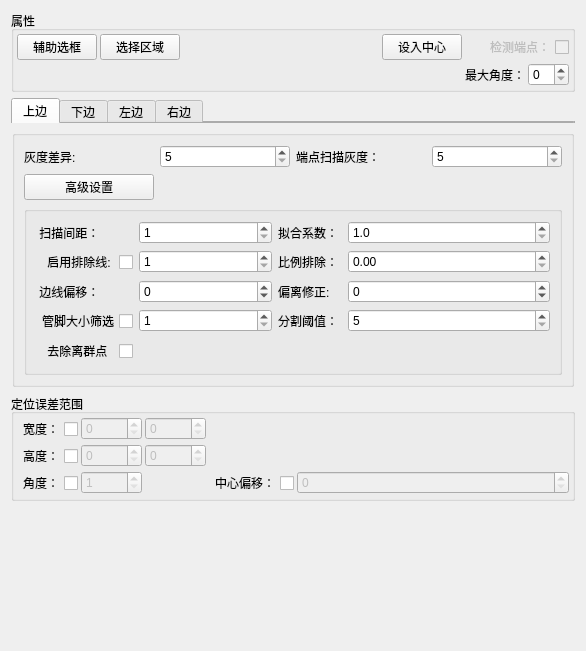
<?xml version="1.0" encoding="UTF-8"?>
<ui version="4.0">
 <class>standEdgeWdg</class>
 <widget class="QWidget" name="standEdgeWdg">
  <property name="geometry">
   <rect>
    <x>0</x>
    <y>0</y>
    <width>586</width>
    <height>651</height>
   </rect>
  </property>
  <property name="windowTitle">
   <string>standEdgeWdg</string>
  </property>
  <layout class="QGridLayout" name="gridLayout_4">
   <item row="0" column="0" rowspan="2" colspan="2">
    <layout class="QVBoxLayout" name="verticalLayout_3">
     <item>
      <widget class="QGroupBox" name="groupBox">
       <property name="title">
        <string>属性</string>
       </property>
       <layout class="QGridLayout" name="gridLayout_8">
        <property name="leftMargin">
         <number>3</number>
        </property>
        <property name="topMargin">
         <number>3</number>
        </property>
        <property name="rightMargin">
         <number>3</number>
        </property>
        <property name="bottomMargin">
         <number>3</number>
        </property>
        <property name="spacing">
         <number>3</number>
        </property>
        <item row="0" column="1">
         <widget class="QPushButton" name="bt_selectRoi">
          <property name="text">
           <string>选择区域</string>
          </property>
          <property name="checkable">
           <bool>true</bool>
          </property>
         </widget>
        </item>
        <item row="0" column="3">
         <widget class="QPushButton" name="bt_setOrigin">
          <property name="maximumSize">
           <size>
            <width>100</width>
            <height>16777215</height>
           </size>
          </property>
          <property name="text">
           <string>设入中心</string>
          </property>
         </widget>
        </item>
        <item row="0" column="4">
         <widget class="QCheckBox" name="cb_detectEndPoint">
          <property name="enabled">
           <bool>false</bool>
          </property>
          <property name="layoutDirection">
           <enum>Qt::RightToLeft</enum>
          </property>
          <property name="text">
           <string>检测端点：</string>
          </property>
         </widget>
        </item>
        <item row="3" column="4">
         <layout class="QHBoxLayout" name="horizontalLayout_11">
          <item>
           <widget class="QLabel" name="label">
            <property name="text">
             <string>最大角度：</string>
            </property>
           </widget>
          </item>
          <item>
           <widget class="QSpinBox" name="sp_maxAngle">
            <property name="buttonSymbols">
             <enum>QAbstractSpinBox::UpDownArrows</enum>
            </property>
            <property name="maximum">
             <number>45</number>
            </property>
           </widget>
          </item>
         </layout>
        </item>
        <item row="0" column="2">
         <spacer name="horizontalSpacer">
          <property name="orientation">
           <enum>Qt::Horizontal</enum>
          </property>
          <property name="sizeHint" stdset="0">
           <size>
            <width>40</width>
            <height>20</height>
           </size>
          </property>
         </spacer>
        </item>
        <item row="0" column="0">
         <widget class="QPushButton" name="bt_helpRect">
          <property name="text">
           <string>辅助选框</string>
          </property>
          <property name="checkable">
           <bool>true</bool>
          </property>
         </widget>
        </item>
       </layout>
      </widget>
     </item>
     <item>
      <layout class="QVBoxLayout" name="verticalLayout">
       <item>
        <widget class="QTabWidget" name="tabWidget">
         <property name="maximumSize">
          <size>
           <width>16777215</width>
           <height>25</height>
          </size>
         </property>
         <property name="currentIndex">
          <number>0</number>
         </property>
         <widget class="QWidget" name="tab">
          <attribute name="title">
           <string>上边</string>
          </attribute>
          <layout class="QGridLayout" name="gridLayout_9"/>
         </widget>
         <widget class="QWidget" name="tab_2">
          <attribute name="title">
           <string>下边</string>
          </attribute>
          <layout class="QGridLayout" name="gridLayout_10"/>
         </widget>
         <widget class="QWidget" name="tab_3">
          <attribute name="title">
           <string>左边</string>
          </attribute>
          <layout class="QGridLayout" name="gridLayout_11"/>
         </widget>
         <widget class="QWidget" name="tab_4">
          <attribute name="title">
           <string>右边</string>
          </attribute>
          <layout class="QGridLayout" name="gridLayout_12"/>
         </widget>
        </widget>
       </item>
       <item>
        <widget class="QStackedWidget" name="stackedWidget">
         <property name="currentIndex">
          <number>0</number>
         </property>
         <widget class="QWidget" name="page">
          <layout class="QGridLayout" name="gridLayout_3">
           <property name="leftMargin">
            <number>1</number>
           </property>
           <property name="topMargin">
            <number>1</number>
           </property>
           <property name="rightMargin">
            <number>1</number>
           </property>
           <property name="bottomMargin">
            <number>1</number>
           </property>
           <property name="spacing">
            <number>1</number>
           </property>
           <item row="0" column="0">
            <widget class="QGroupBox" name="groupBox_9">
             <property name="title">
              <string/>
             </property>
             <layout class="QGridLayout" name="gridLayout_2">
              <item row="0" column="0">
               <widget class="QLabel" name="label_25">
                <property name="text">
                 <string>灰度差异:</string>
                </property>
               </widget>
              </item>
              <item row="0" column="1">
               <widget class="QSpinBox" name="sp_minGrayDiff">
                <property name="buttonSymbols">
                 <enum>QAbstractSpinBox::UpDownArrows</enum>
                </property>
                <property name="minimum">
                 <number>5</number>
                </property>
                <property name="maximum">
                 <number>200</number>
                </property>
               </widget>
              </item>
              <item row="4" column="0" colspan="4">
               <widget class="QGroupBox" name="grp_high">
                <property name="title">
                 <string/>
                </property>
                <layout class="QGridLayout" name="gridLayout">
                 <item row="2" column="3">
                  <widget class="QLabel" name="label_4">
                   <property name="text">
                    <string>偏离修正:</string>
                   </property>
                  </widget>
                 </item>
                 <item row="2" column="4" colspan="3">
                  <widget class="QSpinBox" name="sp_offsetPlus">
                   <property name="minimum">
                    <number>-99</number>
                   </property>
                  </widget>
                 </item>
                 <item row="0" column="1" colspan="2">
                  <widget class="QSpinBox" name="sp_searchLineGap">
                   <property name="buttonSymbols">
                    <enum>QAbstractSpinBox::UpDownArrows</enum>
                   </property>
                   <property name="minimum">
                    <number>1</number>
                   </property>
                  </widget>
                 </item>
                 <item row="1" column="1" colspan="2">
                  <widget class="QSpinBox" name="sp_paichu">
                   <property name="buttonSymbols">
                    <enum>QAbstractSpinBox::UpDownArrows</enum>
                   </property>
                   <property name="minimum">
                    <number>1</number>
                   </property>
                   <property name="maximum">
                    <number>50</number>
                   </property>
                  </widget>
                 </item>
                 <item row="0" column="0">
                  <widget class="QLabel" name="label_22">
                   <property name="layoutDirection">
                    <enum>Qt::LeftToRight</enum>
                   </property>
                   <property name="text">
                    <string> 扫描间距：</string>
                   </property>
                  </widget>
                 </item>
                 <item row="1" column="0">
                  <widget class="QCheckBox" name="cb_paichu">
                   <property name="toolTip">
                    <string>启用后将会对偏移一定距离的异常边界线进行排除</string>
                   </property>
                   <property name="layoutDirection">
                    <enum>Qt::RightToLeft</enum>
                   </property>
                   <property name="text">
                    <string>启用排除线: </string>
                   </property>
                  </widget>
                 </item>
                 <item row="2" column="1" colspan="2">
                  <widget class="QSpinBox" name="sp_lineOffset">
                   <property name="buttonSymbols">
                    <enum>QAbstractSpinBox::UpDownArrows</enum>
                   </property>
                   <property name="minimum">
                    <number>-99</number>
                   </property>
                  </widget>
                 </item>
                 <item row="2" column="0">
                  <widget class="QLabel" name="label_24">
                   <property name="text">
                    <string> 边线偏移：</string>
                   </property>
                  </widget>
                 </item>
                 <item row="4" column="3">
                  <widget class="QLabel" name="label_9">
                   <property name="text">
                    <string>分割阈值：</string>
                   </property>
                  </widget>
                 </item>
                 <item row="1" column="3">
                  <widget class="QLabel" name="label_15">
                   <property name="text">
                    <string>比例排除：</string>
                   </property>
                  </widget>
                 </item>
                 <item row="0" column="3">
                  <widget class="QLabel" name="label_14">
                   <property name="text">
                    <string>拟合系数：</string>
                   </property>
                  </widget>
                 </item>
                 <item row="1" column="4" colspan="3">
                  <widget class="QDoubleSpinBox" name="dsp_scalePaichu">
                   <property name="buttonSymbols">
                    <enum>QAbstractSpinBox::UpDownArrows</enum>
                   </property>
                   <property name="maximum">
                    <double>1.000000000000000</double>
                   </property>
                   <property name="singleStep">
                    <double>0.100000000000000</double>
                   </property>
                  </widget>
                 </item>
                 <item row="0" column="4" colspan="3">
                  <widget class="QDoubleSpinBox" name="dsp_factor">
                   <property name="decimals">
                    <number>1</number>
                   </property>
                   <property name="minimum">
                    <double>1.000000000000000</double>
                   </property>
                   <property name="maximum">
                    <double>3.000000000000000</double>
                   </property>
                   <property name="singleStep">
                    <double>0.500000000000000</double>
                   </property>
                  </widget>
                 </item>
                 <item row="4" column="4" colspan="3">
                  <widget class="QSpinBox" name="sp_grayval">
                   <property name="buttonSymbols">
                    <enum>QAbstractSpinBox::UpDownArrows</enum>
                   </property>
                   <property name="minimum">
                    <number>5</number>
                   </property>
                   <property name="maximum">
                    <number>255</number>
                   </property>
                  </widget>
                 </item>
                 <item row="4" column="0">
                  <widget class="QCheckBox" name="cb_leadSize">
                   <property name="layoutDirection">
                    <enum>Qt::RightToLeft</enum>
                   </property>
                   <property name="text">
                    <string>管脚大小筛选</string>
                   </property>
                  </widget>
                 </item>
                 <item row="4" column="1" colspan="2">
                  <widget class="QSpinBox" name="sp_leadSize">
                   <property name="buttonSymbols">
                    <enum>QAbstractSpinBox::UpDownArrows</enum>
                   </property>
                   <property name="minimum">
                    <number>1</number>
                   </property>
                   <property name="maximum">
                    <number>1000</number>
                   </property>
                  </widget>
                 </item>
                 <item row="5" column="0">
                  <widget class="QCheckBox" name="cb_outlier">
                   <property name="layoutDirection">
                    <enum>Qt::RightToLeft</enum>
                   </property>
                   <property name="text">
                    <string>去除离群点  </string>
                   </property>
                  </widget>
                 </item>
                </layout>
               </widget>
              </item>
              <item row="1" column="0">
               <widget class="QPushButton" name="bt_highLevel">
                <property name="text">
                 <string>高级设置</string>
                </property>
                <property name="checkable">
                 <bool>true</bool>
                </property>
               </widget>
              </item>
              <item row="0" column="2">
               <widget class="QLabel" name="label_53">
                <property name="text">
                 <string>端点扫描灰度：</string>
                </property>
               </widget>
              </item>
              <item row="0" column="3">
               <widget class="QSpinBox" name="sp_edgeGray">
                <property name="buttonSymbols">
                 <enum>QAbstractSpinBox::UpDownArrows</enum>
                </property>
                <property name="minimum">
                 <number>5</number>
                </property>
                <property name="maximum">
                 <number>200</number>
                </property>
               </widget>
              </item>
             </layout>
            </widget>
           </item>
          </layout>
         </widget>
        </widget>
       </item>
      </layout>
     </item>
     <item>
      <widget class="QGroupBox" name="groupBox_6">
       <property name="title">
        <string>定位误差范围</string>
       </property>
       <layout class="QGridLayout" name="gridLayout_7">
        <property name="leftMargin">
         <number>3</number>
        </property>
        <property name="topMargin">
         <number>3</number>
        </property>
        <property name="rightMargin">
         <number>3</number>
        </property>
        <property name="bottomMargin">
         <number>3</number>
        </property>
        <property name="spacing">
         <number>3</number>
        </property>
        <item row="1" column="5">
         <spacer name="horizontalSpacer_8">
          <property name="orientation">
           <enum>Qt::Horizontal</enum>
          </property>
          <property name="sizeHint" stdset="0">
           <size>
            <width>107</width>
            <height>20</height>
           </size>
          </property>
         </spacer>
        </item>
        <item row="0" column="5">
         <spacer name="horizontalSpacer_7">
          <property name="orientation">
           <enum>Qt::Horizontal</enum>
          </property>
          <property name="sizeHint" stdset="0">
           <size>
            <width>107</width>
            <height>20</height>
           </size>
          </property>
         </spacer>
        </item>
        <item row="1" column="1">
         <widget class="QSpinBox" name="sp_errHeightMin">
          <property name="enabled">
           <bool>false</bool>
          </property>
          <property name="buttonSymbols">
           <enum>QAbstractSpinBox::UpDownArrows</enum>
          </property>
          <property name="maximum">
           <number>10000</number>
          </property>
         </widget>
        </item>
        <item row="2" column="1">
         <widget class="QSpinBox" name="sp_errAngle">
          <property name="enabled">
           <bool>false</bool>
          </property>
          <property name="buttonSymbols">
           <enum>QAbstractSpinBox::UpDownArrows</enum>
          </property>
          <property name="minimum">
           <number>1</number>
          </property>
          <property name="maximum">
           <number>45</number>
          </property>
         </widget>
        </item>
        <item row="2" column="5">
         <widget class="QSpinBox" name="sp_errCenterOffset">
          <property name="enabled">
           <bool>false</bool>
          </property>
          <property name="buttonSymbols">
           <enum>QAbstractSpinBox::UpDownArrows</enum>
          </property>
          <property name="maximum">
           <number>10000</number>
          </property>
         </widget>
        </item>
        <item row="1" column="0">
         <widget class="QCheckBox" name="cb_errHeight">
          <property name="layoutDirection">
           <enum>Qt::RightToLeft</enum>
          </property>
          <property name="text">
           <string>高度：</string>
          </property>
         </widget>
        </item>
        <item row="2" column="0">
         <widget class="QCheckBox" name="cb_errAngle">
          <property name="layoutDirection">
           <enum>Qt::RightToLeft</enum>
          </property>
          <property name="text">
           <string>角度：</string>
          </property>
         </widget>
        </item>
        <item row="0" column="1">
         <widget class="QSpinBox" name="sp_errWidthMin">
          <property name="enabled">
           <bool>false</bool>
          </property>
          <property name="buttonSymbols">
           <enum>QAbstractSpinBox::UpDownArrows</enum>
          </property>
          <property name="maximum">
           <number>10000</number>
          </property>
         </widget>
        </item>
        <item row="0" column="0">
         <widget class="QCheckBox" name="cb_errWidth">
          <property name="layoutDirection">
           <enum>Qt::RightToLeft</enum>
          </property>
          <property name="text">
           <string>宽度：</string>
          </property>
         </widget>
        </item>
        <item row="1" column="3">
         <widget class="QSpinBox" name="sp_errHeightMax">
          <property name="enabled">
           <bool>false</bool>
          </property>
          <property name="buttonSymbols">
           <enum>QAbstractSpinBox::UpDownArrows</enum>
          </property>
          <property name="maximum">
           <number>10000</number>
          </property>
         </widget>
        </item>
        <item row="0" column="3">
         <widget class="QSpinBox" name="sp_errWidthMax">
          <property name="enabled">
           <bool>false</bool>
          </property>
          <property name="buttonSymbols">
           <enum>QAbstractSpinBox::UpDownArrows</enum>
          </property>
          <property name="maximum">
           <number>10000</number>
          </property>
         </widget>
        </item>
        <item row="2" column="4">
         <widget class="QCheckBox" name="cb_errCenterOffset">
          <property name="layoutDirection">
           <enum>Qt::RightToLeft</enum>
          </property>
          <property name="text">
           <string>中心偏移：</string>
          </property>
         </widget>
        </item>
       </layout>
      </widget>
     </item>
     <item>
      <spacer name="verticalSpacer">
       <property name="orientation">
        <enum>Qt::Vertical</enum>
       </property>
       <property name="sizeHint" stdset="0">
        <size>
         <width>20</width>
         <height>18</height>
        </size>
       </property>
      </spacer>
     </item>
    </layout>
   </item>
   <item row="1" column="1">
    <spacer name="horizontalSpacer_17">
     <property name="orientation">
      <enum>Qt::Horizontal</enum>
     </property>
     <property name="sizeHint" stdset="0">
      <size>
       <width>396</width>
       <height>17</height>
      </size>
     </property>
    </spacer>
   </item>
  </layout>
 </widget>
 <resources/>
 <connections/>
</ui>
